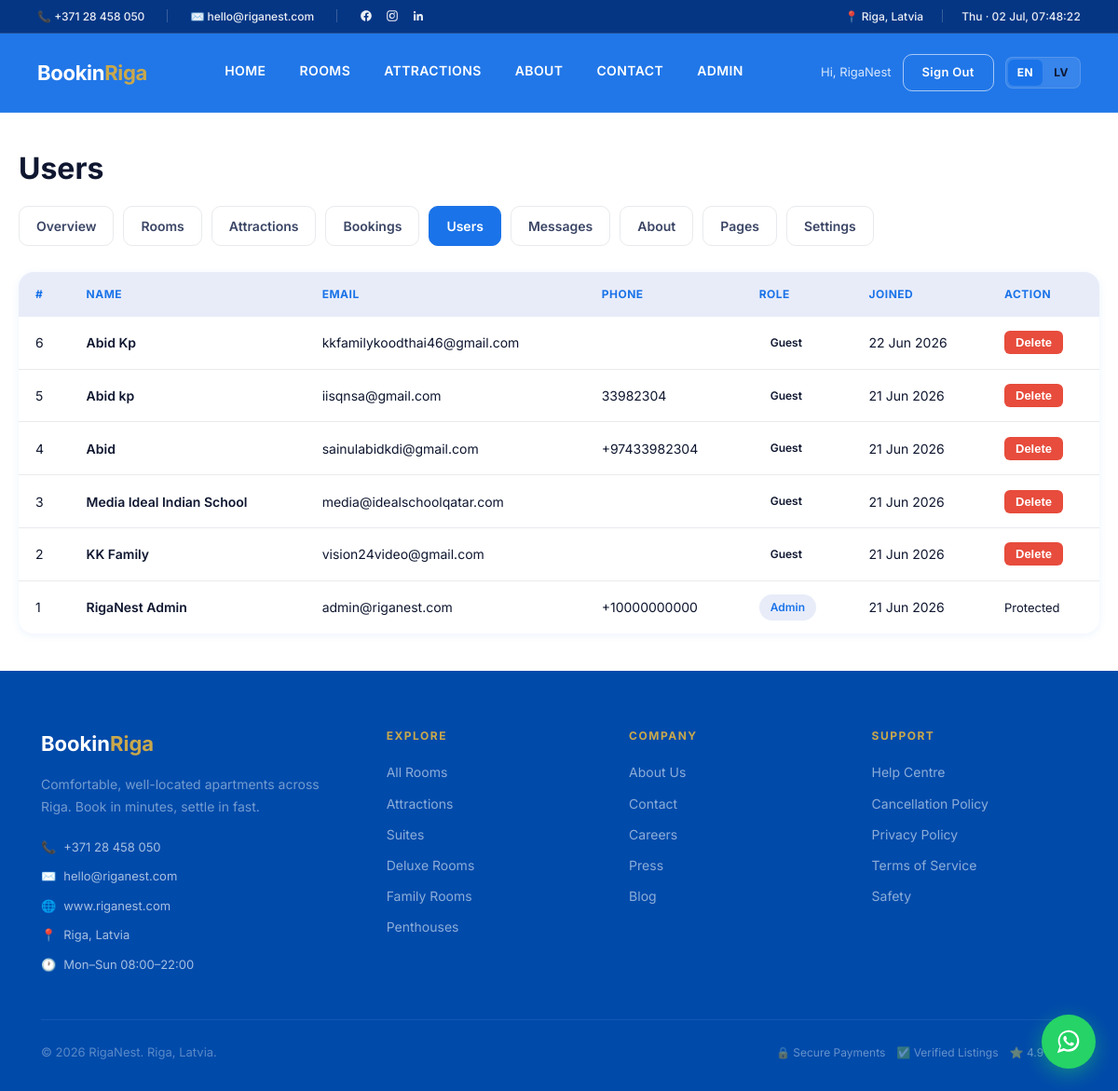
Before: /admin/users (signed in) with the older database file.
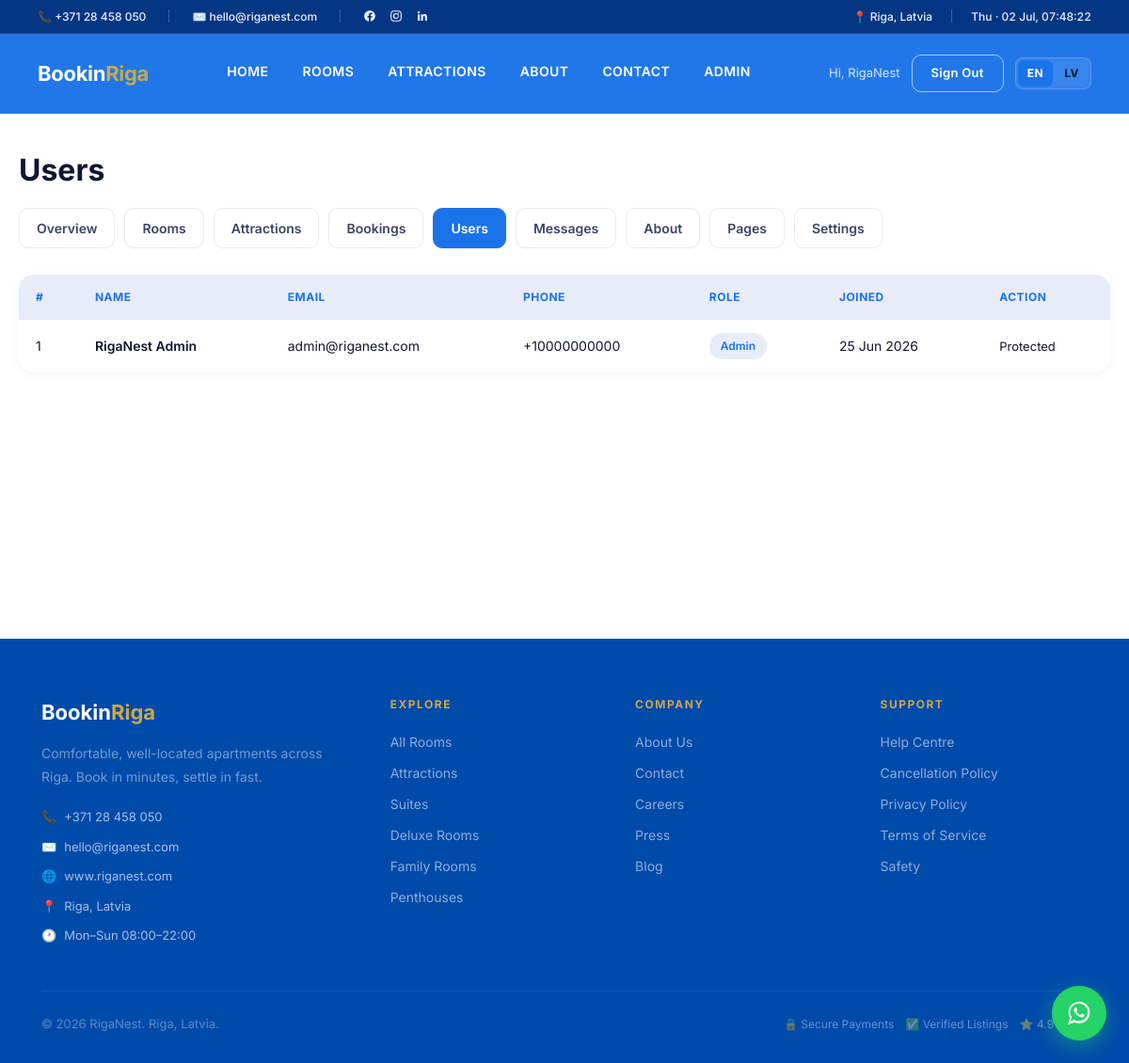
After: the same page with the newer database file.
### app.py (models this page shows, shortened)
class User(UserMixin, db.Model):
    id = db.Column(db.Integer, primary_key=True)
    name = db.Column(db.String(120), nullable=False)
    email = db.Column(db.String(120), unique=True, nullable=False)
    phone = db.Column(db.String(30), default="")
    password_hash = db.Column(db.String(255), nullable=True)
    is_admin = db.Column(db.Boolean, default=False)
    google_id = db.Column(db.String(120), default="")
    otp_code = db.Column(db.String(6), default="")
    otp_expiry = db.Column(db.DateTime)
    created_at = db.Column(db.DateTime, default=datetime.utcnow)
    bookings = db.relationship("Booking", backref="user", cascade="all, delete-orphan")

### app.py (the view)
@app.route("/admin/users")
@admin_required
def admin_users():
    return render_template("admin/users.html",
                           users=User.query.order_by(User.created_at.desc()).all())

### app.py (called while the page is built)
@login_manager.user_loader
def load_user(uid):
    return db.session.get(User, int(uid))

def admin_required(view):
    @wraps(view)
    @login_required
    def wrapped(*a, **k):
        if not current_user.is_admin:
            abort(403)
        return view(*a, **k)
    return wrapped

@app.context_processor
def inject_globals():
    logo = any(os.path.exists(os.path.join(BASE_DIR, "static", "logo" + ext))
               for ext in (".png", ".jpg", ".jpeg", ".svg", ".webp"))
    lang = session.get("lang", "en")
    logo_file = None
    for ext in (".png", ".jpg", ".jpeg", ".svg", ".webp"):
        if os.path.exists(os.path.join(BASE_DIR, "static", "logo" + ext)):
            logo_file = "logo" + ext
            break
    return {"current_year": datetime.utcnow().year, "today": date.today(),
            "logo_exists": logo, "logo_file": logo_file,
            "payments_live": PAYMENTS_LIVE, "email_live": EMAIL_LIVE,
            "lang": lang,
            "whatsapp_number": WHATSAPP_NUMBER,
            "whatsapp_digits": WHATSAPP_NUMBER_DIGITS}

### templates/admin/users.html (shortened to what this page needs)
{% extends "base.html" %}
{% block content %}
<div class="page page-wrap">
  <div class="container admin-shell">
    <h1 style="font-size:32px">Users</h1>
    <div class="admin-tabs">
      <a href="{{ url_for('admin_dashboard') }}">Overview</a>
      <a href="{{ url_for('admin_rooms') }}">Rooms</a>
      <a href="{{ url_for('admin_attractions') }}">Attractions</a>
      <a href="{{ url_for('admin_bookings') }}">Bookings</a>
      <a href="{{ url_for('admin_users') }}" class="active">Users</a>
      <a href="{{ url_for('admin_messages') }}">Messages</a>
      <a href="{{ url_for('admin_about') }}">About</a>
      <a href="{{ url_for('admin_pages') }}">Pages</a>
      <a href="{{ url_for('admin_settings') }}">Settings</a>
    </div>
    <table class="admin-table">
      <thead><tr><th>#</th><th>Name</th><th>Email</th><th>Phone</th><th>Role</th><th>Joined</th><th>Action</th></tr></thead>
      <tbody>
        {% for u in users %}
        <tr>
          <td>{{ u.id }}</td>
          <td style="font-weight:600">{{ u.name }}</td>
          <td>{{ u.email }}</td>
          <td>{{ u.phone }}</td>
          <td>{% if u.is_admin %}<span class="badge badge-blue">Admin</span>{% else %}<span class="badge">Guest</span>{% endif %}</td>
          <td>{{ u.created_at.strftime('%d %b %Y') }}</td>
          <td>
            {% if not u.is_admin %}
            <form method="post" action="{{ url_for('admin_delete_user', user_id=u.id) }}"
                  onsubmit="return confirm('Delete user {{ u.name }}? This cannot be undone.')">
              <button type="submit" style="background:#e74c3c;color:#fff;border:none;padding:5px 12px;border-radius:6px;font-size:13px;cursor:pointer;font-weight:600">
                Delete
              </button>
            </form>
            {% else %}
            <span style="color:var(--gray-400);font-size:13px">Protected</span>
            {% endif %}
          </td>
        </tr>
        {% endfor %}
      </tbody>
    </table>
  </div>
</div>
{% endblock %}

### templates/base.html (shortened to what this page needs)
<!DOCTYPE html>
<html lang="en">
<head>
<link rel="stylesheet" href="{{ url_for('static', filename='css/style.css') }}?v=4">
</head>
<body>
<div class="top-bar">
  <div class="top-bar-inner">
    <div class="top-bar-contact">
      <a href="tel:+37128458050">📞 +371 28 458 050</a>
      <a href="mailto:hello@riganest.com">✉️ hello@riganest.com</a>
      <div class="top-bar-social">
        <a href="https://www.facebook.com/riganest" target="_blank" rel="noopener" aria-label="Facebook" title="Facebook">
        </a>
        <a href="https://www.instagram.com/riganest/" target="_blank" rel="noopener" aria-label="Instagram" title="Instagram">
        </a>
        <a href="https://www.linkedin.com/company/riganest" target="_blank" rel="noopener" aria-label="LinkedIn" title="LinkedIn">
        </a>
      </div>
    </div>
    <div class="top-bar-right">
      <a href="#">📍 Riga, Latvia</a>
      <span id="liveDateTime" class="top-bar-clock">—</span>
    </div>
  </div>
</div>
<nav>
  <a href="{{ url_for('index') }}" class="nav-logo">
    {% if logo_exists %}<img src="{{ url_for('static', filename=logo_file) }}" alt="RigaNest" class="brand-logo-img">
    {% else %}Bookin<span>Riga</span>{% endif %}
  </a>
  <div class="nav-links" id="navLinks">
    <a href="{{ url_for('index') }}">{% if lang=='lv' %}Sākums{% else %}Home{% endif %}</a>
    <a href="{{ url_for('rooms') }}">{% if lang=='lv' %}Istabas{% else %}Rooms{% endif %}</a>
    <a href="{{ url_for('attractions') }}">{% if lang=='lv' %}Apskates vietas{% else %}Attractions{% endif %}</a>
    <a href="{{ url_for('about') }}">{% if lang=='lv' %}Par mums{% else %}About{% endif %}</a>
    <a href="{{ url_for('contact') }}">{% if lang=='lv' %}Kontakti{% else %}Contact{% endif %}</a>
    {% if current_user.is_authenticated and current_user.is_admin %}<a href="{{ url_for('admin_dashboard') }}">Admin</a>{% endif %}
  </div>
  <div class="nav-actions nav-actions-desktop">
    {% if current_user.is_authenticated %}
      <span class="nav-user">Hi, {{ current_user.name.split()[0] }}</span>
      <a href="{{ url_for('logout') }}" class="btn-ghost-nav">{% if lang=='lv' %}Iziet{% else %}Sign Out{% endif %}</a>
    {% else %}
      <a href="{{ url_for('login') }}" class="btn-ghost-nav">{% if lang=='lv' %}Ieiet{% else %}Sign In{% endif %}</a>
      <a href="{{ url_for('register') }}" class="btn-gold">{% if lang=='lv' %}Reģistrēties{% else %}Join Free{% endif %}</a>
    {% endif %}
    <div class="lang-switcher">
      <a href="{{ url_for('set_lang', lang='en') }}" class="lang-btn {% if lang=='en' %}active{% endif %}">EN</a>
      <a href="{{ url_for('set_lang', lang='lv') }}" class="lang-btn {% if lang=='lv' %}active{% endif %}">LV</a>
    </div>
  </div>
</nav>
{% block content %}{% endblock %}
<footer>
  <div class="container">
    <div class="footer-grid">
      <div>
        <div class="footer-brand">
          {% if logo_exists and logo_file %}
            <img src="{{ url_for('static', filename=logo_file) }}" alt="RigaNest" class="footer-logo-img">
          {% else %}
            Bookin<span>Riga</span>
          {% endif %}
        </div>
        <p class="footer-desc">Comfortable, well-located apartments across Riga. Book in minutes, settle in fast.</p>
        <div style="margin-top:20px;display:flex;flex-direction:column;gap:10px">
          <a href="tel:+37128458050" style="color:rgba(255,255,255,0.65);font-size:13px;display:flex;align-items:center;gap:8px">
            <span style="color:var(--gold)">📞</span> +371 28 458 050
          </a>
          <a href="mailto:hello@riganest.com" style="color:rgba(255,255,255,0.65);font-size:13px;display:flex;align-items:center;gap:8px">
            <span style="color:var(--gold)">✉️</span> hello@riganest.com
          </a>
          <a href="https://www.riganest.com" target="_blank" style="color:rgba(255,255,255,0.65);font-size:13px;display:flex;align-items:center;gap:8px">
            <span style="color:var(--gold)">🌐</span> www.riganest.com
          </a>
          <span style="color:rgba(255,255,255,0.65);font-size:13px;display:flex;align-items:center;gap:8px">
            <span style="color:var(--gold)">📍</span> Riga, Latvia
          </span>
          <span style="color:rgba(255,255,255,0.65);font-size:13px;display:flex;align-items:center;gap:8px">
            <span style="color:var(--gold)">🕐</span> Mon–Sun 08:00–22:00
          </span>
        </div>
      </div>
      <div class="footer-col">
        <h5>Explore</h5>
        <a href="{{ url_for('rooms') }}">All Rooms</a>
        <a href="{{ url_for('attractions') }}">Attractions</a>
        <a href="{{ url_for('rooms') }}?type=Suite">Suites</a>
        <a href="{{ url_for('rooms') }}?type=Deluxe">Deluxe Rooms</a>
        <a href="{{ url_for('rooms') }}?type=Family">Family Rooms</a>
        <a href="{{ url_for('rooms') }}?type=Penthouse">Penthouses</a>
      </div>
      <div class="footer-col">
        <h5>Company</h5>
        <a href="{{ url_for('about') }}">About Us</a>
        <a href="{{ url_for('contact') }}">Contact</a>
        <a href="{{ url_for('careers') }}">Careers</a>
        <a href="{{ url_for('press') }}">Press</a>
        <a href="{{ url_for('blog') }}">Blog</a>
      </div>
      <div class="footer-col">
        <h5>Support</h5>
        <a href="{{ url_for('help_centre') }}">Help Centre</a>
        <a href="{{ url_for('cancellation_policy') }}">Cancellation Policy</a>
        <a href="{{ url_for('privacy_policy') }}">Privacy Policy</a>
        <a href="{{ url_for('terms_of_service') }}">Terms of Service</a>
        <a href="{{ url_for('safety') }}">Safety</a>
      </div>
    </div>
    <hr class="footer-divider">
    <div class="footer-bottom">
      <p class="footer-copy">© {{ current_year }} RigaNest. Riga, Latvia.</p>
      <div class="footer-badges">
        <span style="color:rgba(255,255,255,0.4);font-size:12px">🔒 Secure Payments</span>
        <span style="color:rgba(255,255,255,0.4);font-size:12px">✅ Verified Listings</span>
        <span style="color:rgba(255,255,255,0.4);font-size:12px">⭐ 4.9 Rated</span>
      </div>
    </div>
  </div>
</footer>
<a class="wa-float"
   href="https://wa.me/{{ whatsapp_digits }}?text={{ ('Hi! I would like to know more about RigaNest.')|urlencode }}"
   target="_blank" rel="noopener" aria-label="Chat with us on WhatsApp" title="Chat on WhatsApp">
</a>
</body>
</html>

Changed rows visible on the page:
removed User: id "6", name "Abid Kp", email "kkfamilykoodthai46@gmail.com", is_admin "Guest", created_at "22 Jun 2026"
removed User: id "5", name "Abid kp", email "iisqnsa@gmail.com", phone "33982304", is_admin "Guest", created_at "21 Jun 2026"
removed User: id "4", name "Abid", email "sainulabidkdi@gmail.com", phone "+97433982304", is_admin "Guest", created_at "21 Jun 2026"
removed User: id "3", name "Media Ideal Indian School", email "media@idealschoolqatar.com", is_admin "Guest", created_at "21 Jun 2026"
removed User: id "2", name "KK Family", email "vision24video@gmail.com", is_admin "Guest", created_at "21 Jun 2026"
changed User "RigaNest Admin": created_at "21 Jun 2026" → "25 Jun 2026"
